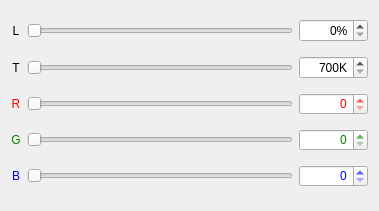
<?xml version="1.0" encoding="UTF-8"?>
<ui version="4.0">
 <class>gui::control</class>
 <widget class="QWidget" name="gui::control">
  <property name="geometry">
   <rect>
    <x>0</x>
    <y>0</y>
    <width>379</width>
    <height>211</height>
   </rect>
  </property>
  <property name="windowTitle">
   <string>Form</string>
  </property>
  <layout class="QGridLayout" name="gridLayout">
   <item row="1" column="0">
    <widget class="QLabel" name="temp_label">
     <property name="text">
      <string>T</string>
     </property>
     <property name="alignment">
      <set>Qt::AlignCenter</set>
     </property>
    </widget>
   </item>
   <item row="1" column="1">
    <widget class="QSlider" name="temp_slider">
     <property name="minimum">
      <number>700</number>
     </property>
     <property name="maximum">
      <number>15000</number>
     </property>
     <property name="singleStep">
      <number>100</number>
     </property>
     <property name="pageStep">
      <number>1000</number>
     </property>
     <property name="orientation">
      <enum>Qt::Horizontal</enum>
     </property>
    </widget>
   </item>
   <item row="1" column="2">
    <widget class="QSpinBox" name="temp_spin">
     <property name="alignment">
      <set>Qt::AlignRight|Qt::AlignTrailing|Qt::AlignVCenter</set>
     </property>
     <property name="suffix">
      <string>K</string>
     </property>
     <property name="minimum">
      <number>700</number>
     </property>
     <property name="maximum">
      <number>15000</number>
     </property>
     <property name="singleStep">
      <number>100</number>
     </property>
    </widget>
   </item>
   <item row="2" column="0">
    <widget class="QLabel" name="red_label">
     <property name="styleSheet">
      <string notr="true">color: red</string>
     </property>
     <property name="text">
      <string>R</string>
     </property>
     <property name="alignment">
      <set>Qt::AlignCenter</set>
     </property>
    </widget>
   </item>
   <item row="2" column="1">
    <widget class="QSlider" name="red_slider">
     <property name="styleSheet">
      <string notr="true">color: red</string>
     </property>
     <property name="maximum">
      <number>255</number>
     </property>
     <property name="orientation">
      <enum>Qt::Horizontal</enum>
     </property>
    </widget>
   </item>
   <item row="2" column="2">
    <widget class="QSpinBox" name="red_spin">
     <property name="styleSheet">
      <string notr="true">color: red</string>
     </property>
     <property name="alignment">
      <set>Qt::AlignRight|Qt::AlignTrailing|Qt::AlignVCenter</set>
     </property>
     <property name="maximum">
      <number>255</number>
     </property>
    </widget>
   </item>
   <item row="3" column="0">
    <widget class="QLabel" name="green_label">
     <property name="styleSheet">
      <string notr="true">color: green</string>
     </property>
     <property name="text">
      <string>G</string>
     </property>
     <property name="alignment">
      <set>Qt::AlignCenter</set>
     </property>
    </widget>
   </item>
   <item row="3" column="1">
    <widget class="QSlider" name="green_slider">
     <property name="styleSheet">
      <string notr="true">color: green</string>
     </property>
     <property name="maximum">
      <number>255</number>
     </property>
     <property name="orientation">
      <enum>Qt::Horizontal</enum>
     </property>
    </widget>
   </item>
   <item row="3" column="2">
    <widget class="QSpinBox" name="green_spin">
     <property name="styleSheet">
      <string notr="true">color: green</string>
     </property>
     <property name="alignment">
      <set>Qt::AlignRight|Qt::AlignTrailing|Qt::AlignVCenter</set>
     </property>
     <property name="maximum">
      <number>255</number>
     </property>
    </widget>
   </item>
   <item row="4" column="0">
    <widget class="QLabel" name="blue_label">
     <property name="styleSheet">
      <string notr="true">color: blue</string>
     </property>
     <property name="text">
      <string>B</string>
     </property>
     <property name="alignment">
      <set>Qt::AlignCenter</set>
     </property>
    </widget>
   </item>
   <item row="4" column="1">
    <widget class="QSlider" name="blue_slider">
     <property name="styleSheet">
      <string notr="true">color: blue</string>
     </property>
     <property name="maximum">
      <number>255</number>
     </property>
     <property name="orientation">
      <enum>Qt::Horizontal</enum>
     </property>
    </widget>
   </item>
   <item row="4" column="2">
    <widget class="QSpinBox" name="blue_spin">
     <property name="styleSheet">
      <string notr="true">color: blue</string>
     </property>
     <property name="alignment">
      <set>Qt::AlignRight|Qt::AlignTrailing|Qt::AlignVCenter</set>
     </property>
     <property name="maximum">
      <number>255</number>
     </property>
    </widget>
   </item>
   <item row="0" column="1">
    <widget class="QSlider" name="level_slider">
     <property name="maximum">
      <number>100</number>
     </property>
     <property name="orientation">
      <enum>Qt::Horizontal</enum>
     </property>
    </widget>
   </item>
   <item row="0" column="2">
    <widget class="QSpinBox" name="level_spin">
     <property name="alignment">
      <set>Qt::AlignRight|Qt::AlignTrailing|Qt::AlignVCenter</set>
     </property>
     <property name="suffix">
      <string>%</string>
     </property>
     <property name="maximum">
      <number>100</number>
     </property>
    </widget>
   </item>
   <item row="0" column="0">
    <widget class="QLabel" name="level_label">
     <property name="text">
      <string>L</string>
     </property>
     <property name="alignment">
      <set>Qt::AlignCenter</set>
     </property>
    </widget>
   </item>
  </layout>
 </widget>
 <resources/>
 <connections/>
</ui>
